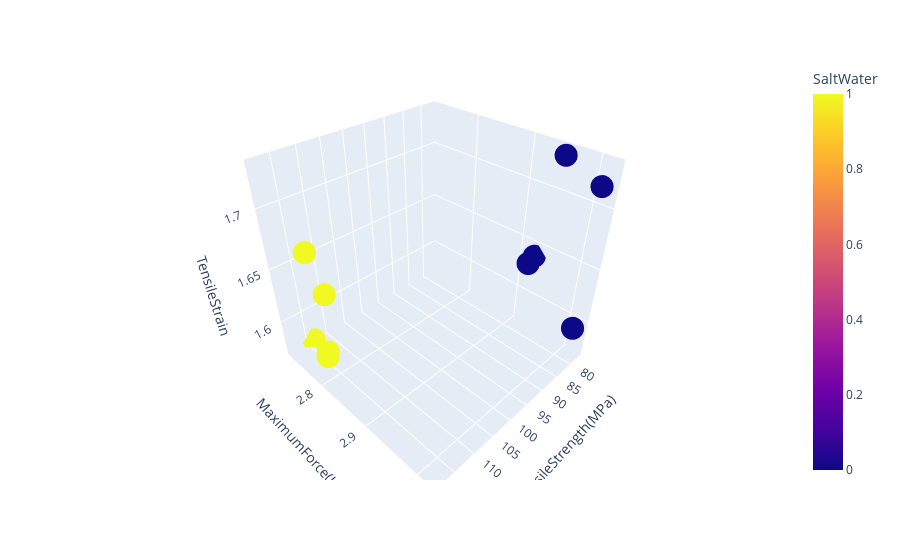

The code cell stored with this chart in its notebook:
### Code cell
fig = px.scatter_3d(df, x='TensileStrength(MPa)', y='MaximumForce(KN)', z='TensileStrain', color='SaltWater')
fig.show()

### Figure 1 — Plotly figure (JSON) as saved in the notebook; plotly's stock layout.template omitted (floating-point values rounded to 4 significant figures)
{"data": [{"hovertemplate": "TensileStrength(MPa)=%{x}<br>MaximumForce(KN)=%{y}<br>TensileStrain=%{z}<br>SaltWater=%{marker.color}<extra></extra>", "legendgroup": "", "marker": {"color": [0, 0, 0, 0, 0, 1, 1, 1, 1, 1], "coloraxis": "coloraxis", "symbol": "circle"}, "mode": "markers", "name": "", "scene": "scene", "showlegend": false, "type": "scatter3d", "x": [79.8, 77.49, 78.4, 77.29, 79.83, 114.0, 117.9, 115.5, 117.3, 118.4], "y": [3.02, 2.93, 2.96, 2.92, 3.02, 2.72, 2.81, 2.76, 2.8, 2.83], "z": [1.6, 1.64, 1.73, 1.63, 1.72, 1.57, 1.6, 1.67, 1.59, 1.66]}], "layout": {"coloraxis": {"colorbar": {"title": {"text": "SaltWater"}}, "colorscale": [[0, "#0d0887"], [0.1111, "#46039f"], [0.2222, "#7201a8"], [0.3333, "#9c179e"], [0.4444, "#bd3786"], [0.5556, "#d8576b"], [0.6667, "#ed7953"], [0.7778, "#fb9f3a"], [0.8889, "#fdca26"], [1, "#f0f921"]]}, "legend": {"tracegroupgap": 0}, "margin": {"t": 60}, "scene": {"domain": {"x": [0, 1], "y": [0, 1]}, "xaxis": {"title": {"text": "TensileStrength(MPa)"}}, "yaxis": {"title": {"text": "MaximumForce(KN)"}}, "zaxis": {"title": {"text": "TensileStrain"}}}}}
